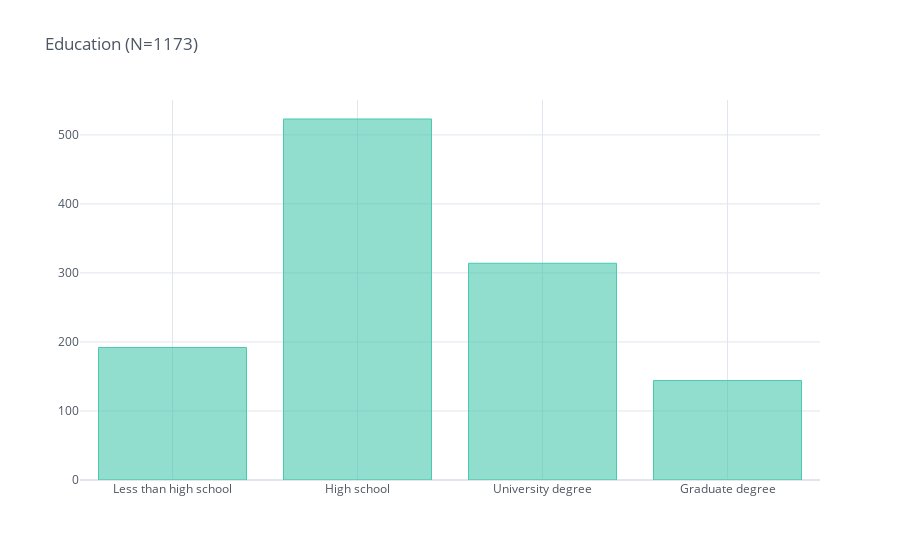

Source (notebook cell):
### Code cell
total_responses = sum(gcbs_clean_df['DEMO_education'].value_counts())
gcbs_clean_df['DEMO_education'].value_counts().sort_index(ascending=True).iplot(kind='bar', title='Education (N={})'.format(total_responses), color='rgb(72, 201, 176)', theme='white')

### Figure 1 — Plotly figure (JSON) as saved in the notebook; plotly's stock layout.template omitted (floating-point values rounded to 4 significant figures)
{"data": [{"marker": {"color": "rgba(72, 201, 176, 0.6)", "line": {"color": "rgba(72, 201, 176, 1.0)", "width": 1}}, "name": "DEMO_education", "orientation": "v", "text": "", "type": "bar", "x": ["Less than high school", "High school", "University degree", "Graduate degree"], "y": [192, 523, 314, 144]}], "layout": {"legend": {"bgcolor": "#FFFFFF", "font": {"color": "#4D5663"}}, "paper_bgcolor": "#FFFFFF", "plot_bgcolor": "#FFFFFF", "title": {"font": {"color": "#4D5663"}, "text": "Education (N=1173)"}, "xaxis": {"gridcolor": "#E1E5ED", "showgrid": true, "tickfont": {"color": "#4D5663"}, "title": {"font": {"color": "#4D5663"}, "text": ""}, "zerolinecolor": "#E1E5ED"}, "yaxis": {"gridcolor": "#E1E5ED", "showgrid": true, "tickfont": {"color": "#4D5663"}, "title": {"font": {"color": "#4D5663"}, "text": ""}, "zerolinecolor": "#E1E5ED"}}}
